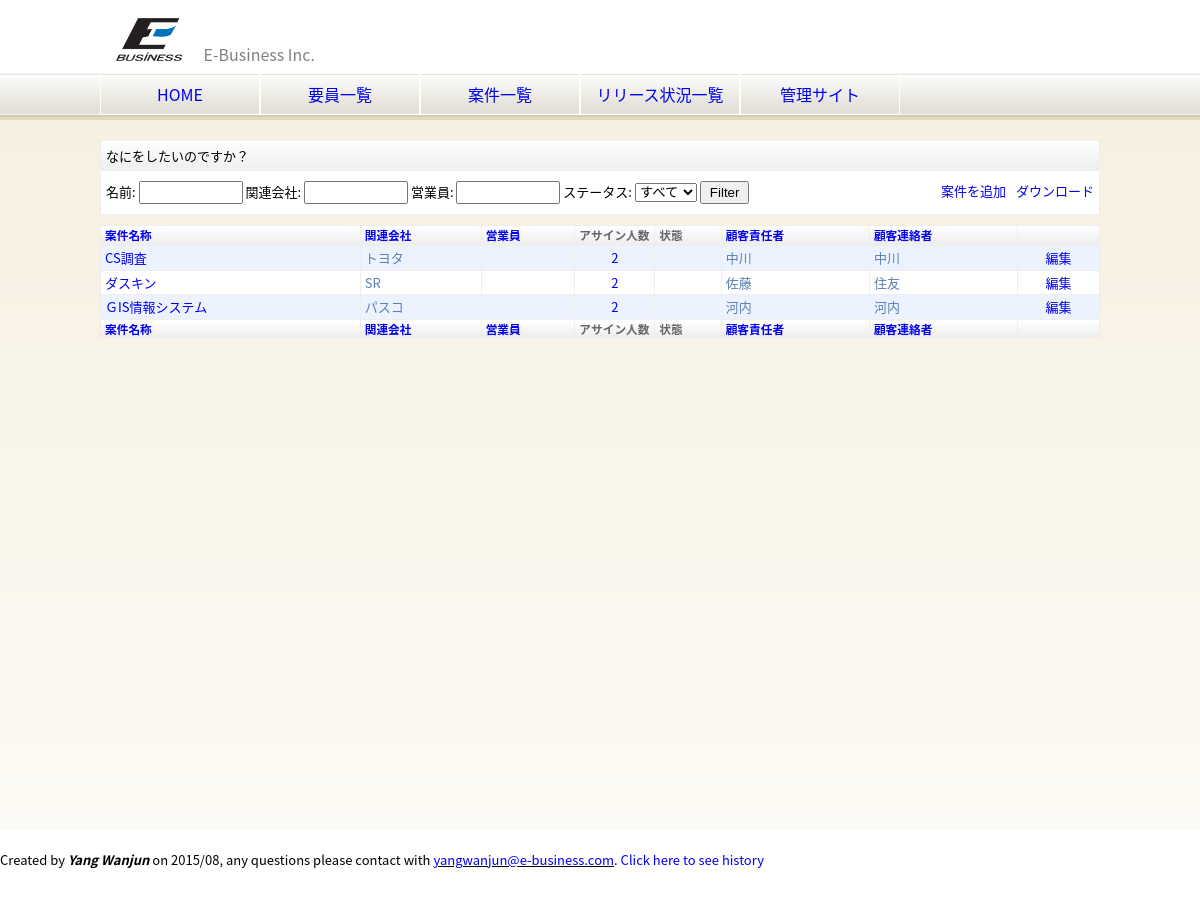
The app's page /eb/project_list.html, older data.
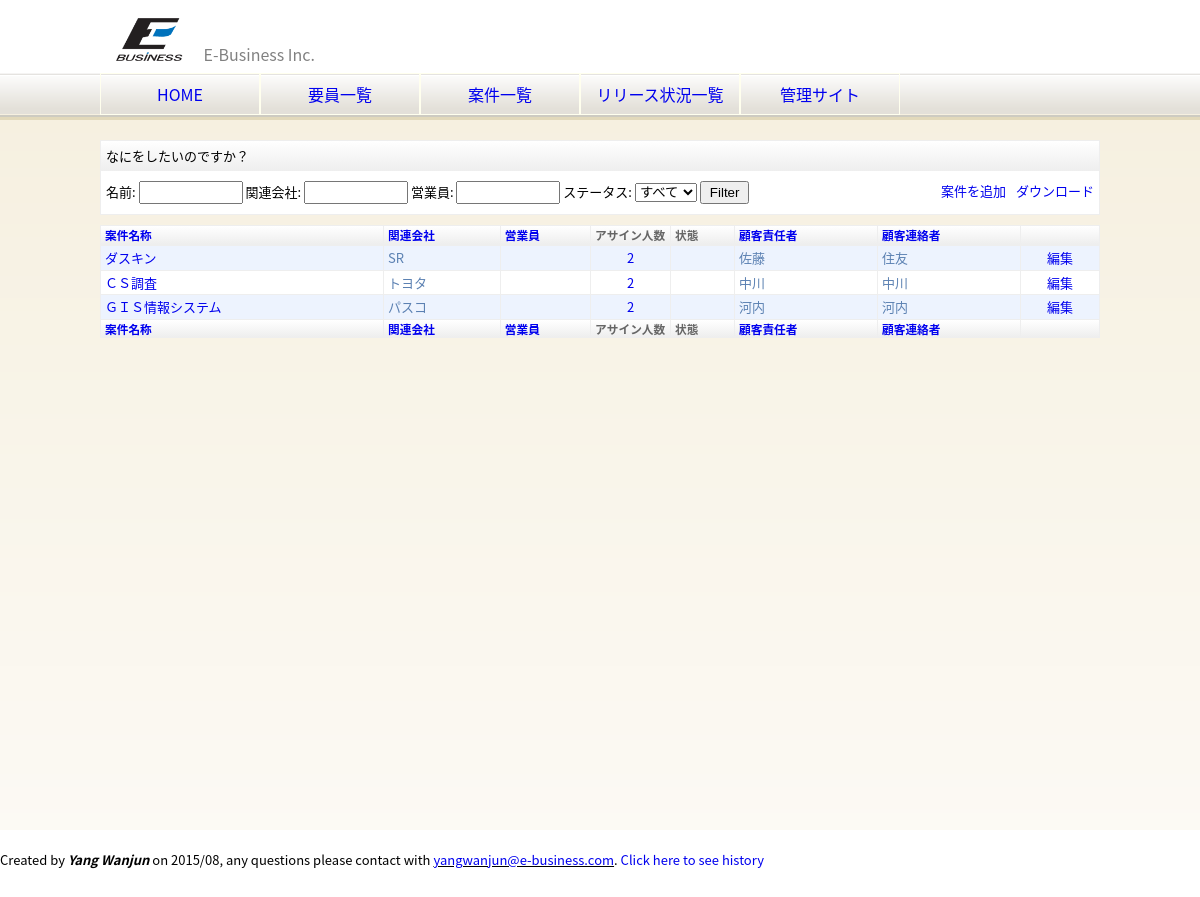
The same page, newer data.
### eb/models.py (models this page shows, shortened)
class Project(models.Model):
    name = models.CharField(blank=False, null=False, max_length=50, verbose_name=u"案件名称")
    description = models.TextField(blank=True, null=True, verbose_name=u"案件概要")
    skills = models.ManyToManyField(Skill, through='ProjectSkill', blank=True, null=True, verbose_name=u"スキル要求")
    start_date = models.DateField(blank=True, null=True, verbose_name=u"開始日")
    end_date = models.DateField(blank=True, null=True, verbose_name=u"終了日")
    address = models.CharField(blank=True, null=True, max_length=255, verbose_name=u"作業場所")
    status = models.IntegerField(choices=PROJECT_STATUS, verbose_name=u"ステータス")
    client = models.ForeignKey(Client, blank=True, null=True, verbose_name=u"会社")
    boss = models.ForeignKey(ClientMember, blank=True, null=True, related_name="boss_set", verbose_name=u"案件責任者")
    middleman = models.ForeignKey(ClientMember, blank=True, null=True,
                                  related_name="middleman_set", verbose_name=u"案件連絡者")
    salesperson = models.ForeignKey(Salesperson, blank=True, null=True, verbose_name=u"営業員")
    project_manager = models.ForeignKey(Member, blank=True, null=True, related_name='pm_set', verbose_name=u"ＰＭ")
    project_leader = models.ForeignKey(Member, blank=True, null=True, related_name='pl_set', verbose_name=u"ＰＬ")
    members = models.ManyToManyField(Member, through='ProjectMember', blank=True, null=True)
    class Meta:
        ordering = ['name']
        verbose_name = verbose_name_plural = u"案件"
    def get_project_members(self):
        return self.projectmember_set.all()

class AbstractCompany(models.Model):
    name = models.CharField(blank=False, null=False, max_length=30, verbose_name=u"会社名")
    japanese_spell = models.CharField(blank=True, null=True, max_length=30, verbose_name=u"フリカナ")
    found_date = models.DateField(blank=True, null=True, verbose_name=u"設立年月日")
    capital = models.BigIntegerField(blank=True, null=True, verbose_name=u"資本金")
    post_code = models.CharField(blank=True, null=True, max_length=8, verbose_name=u"郵便番号")
    address1 = models.CharField(blank=True, null=True, max_length=200, verbose_name=u"住所１")
    address2 = models.CharField(blank=True, null=True, max_length=200, verbose_name=u"住所２")
    tel = models.CharField(blank=True, null=True, max_length=15, verbose_name=u"電話番号")
    fax = models.CharField(blank=True, null=True, max_length=15, verbose_name=u"ファックス")
    class Meta:
        abstract = True

class Client(AbstractCompany):
    president = models.CharField(blank=True, null=True, max_length=30, verbose_name=u"代表者名")
    employee_count = models.IntegerField(blank=True, null=True, verbose_name=u"従業員数")
    sale_amount = models.BigIntegerField(blank=True, null=True, verbose_name=u"売上高")
    payment_type = models.CharField(blank=True, null=True, max_length=2, verbose_name=u"支払方法")
    payment_day = models.CharField(blank=True, null=True, max_length=2, verbose_name=u"支払日")
    comment = models.TextField(blank=True, null=True, verbose_name=u"備考")
    created_date = models.DateTimeField(auto_now_add=True, default=datetime.datetime.now(), editable=False)
    updated_date = models.DateTimeField(auto_now=True, default=datetime.datetime.now(), editable=False)
    class Meta:
        ordering = ['name']
        verbose_name = verbose_name_plural = u"取引先"

class ClientMember(models.Model):
    name = models.CharField(blank=False, null=False, max_length=30, verbose_name=u"名前")
    email = models.EmailField(blank=False, null=False, verbose_name=u"メールアドレス")
    phone = models.CharField(blank=True, null=True, max_length=11, verbose_name=u"電話番号")
    client = models.ForeignKey(Client, blank=False, null=False, verbose_name=u"所属会社")
    class Meta:
        ordering = ['name']
        verbose_name = verbose_name_plural = u"お客様"

### eb/views.py (the view)
def project_list(request):
    status = request.GET.get('status', None)
    name = request.GET.get('name', None)
    client = request.GET.get('client', None)
    salesperson = request.GET.get('salesperson', None)
    download = request.GET.get('download', None)
    params = ""
    o = request.GET.get('o', None)
    dict_order = common.get_ordering_dict(o, ['name', 'client__name', 'salesperson__name', 'boss__name',
                                              'middleman__name'])
    order_list = common.get_ordering_list(o)
    if status:
        projects = Project.objects.filter(status__name=status)
        params += "&status=%s" % (status,)
    else:
        projects = Project.objects.all()
    if name:
        projects = projects.filter(name__contains=name)
        params += "&name=%s" % (name,)
    if order_list:
        projects = projects.order_by(*order_list)
    if client:
        projects = [project for project in projects if client in project.client.name]
        params += "&client=%s" % (client,)
    if salesperson:
        projects = [project for project in projects if project.salesperson and salesperson in project.salesperson.name]
        params += "&salesperson=%s" % (salesperson,)
    if download == "download":
        output = io.BytesIO()
        wb = xlwt.Workbook()
        is_save = False
        for project in projects:
            project_members = project.projectmember_set.all()  # start_date__lte=now, end_date__gte=now
            if project_members.count() > 0:
                is_save = True
                ws = wb.add_sheet(project.name)
                ws.write(2, 1, u"案件名称")
                ws.write(2, 2, project.name)
                ws.write(2, 3, u"関連会社")
                ws.write(2, 4, project.client.name)
                ws.write(3, 1, u"営業員")
                ws.write(3, 2, project.salesperson.name)
                ws.write(4, 1, u"顧客責任者")
                ws.write(4, 2, project.boss.name)
                ws.write(4, 3, u"顧客連絡者")
                ws.write(4, 4, project.middleman.name)
                ws.write(5, 1, u"案件概要")
                ws.write(5, 2, project.description)
                ws.write(9, 1, u"名前")
                ws.write(9, 2, u"開始日")
                ws.write(9, 3, u"終了日")
                ws.write(9, 4, u"単価")
                for i, project_member in enumerate(project_members):
                    ws.write(i + 10, 1, project_member.member.name)
                    if project_member.start_date:
                        ws.write(i + 10, 2, project_member.start_date.strftime("%Y-%m-%d"))
                    if project_member.end_date:
                        ws.write(i + 10, 3, project_member.end_date.strftime("%Y-%m-%d"))
                    ws.write(i + 10, 4, project_member.price)
        if is_save:
            wb.save(output)
        filename = "案件情報_%s.xls" % (datetime.datetime.now().strftime("%Y%m%d_%H%M%S"),)
        response = HttpResponse(output.getvalue(), content_type="application/excel")
        response['Content-Disposition'] = "filename=" + filename
        return response
    else:
        context = RequestContext(request, {
            'company': company,
            'title': u'案件一覧',
            'projects': projects,
            'params': params,
            'dict_order': dict_order,
        })
        template = loader.get_template('project_list.html')
        return HttpResponse(template.render(context))

### eb/models.py (called while the page is built)
    def __unicode__(self):
        return u"%s %s" % (self.first_name, self.last_name)

### eb/templates/project_list.html (shortened to what the changed rows need)
{% extends "base.html" %}
{% block content %}
    <table class="list" cellpadding="0" cellspacing="0">
        <thead>
            <tr>
                <th>
                    <div class="text">
                        <a href="?o={{ dict_order.name.url }}{{ params }}">案件名称</a>
                    </div>
                </th>
                <th>
                    <div class="text">
                        <a href="?o={{ dict_order.client__name.url }}{{ params }}">関連会社</a>
                    </div>
                </th>
                <th>
                    <div class="text">
                        <a href="?o={{ dict_order.salesperson__name.url }}{{ params }}">営業員</a>
                    </div>
                </th>
                <th style="width: 75px;">アサイン人数</th>
                <th>状態</th>
                <th>
                    <div class="text">
                        <a href="?o={{ dict_order.boss__name.url }}{{ params }}">顧客責任者</a>
                    </div>
                </th>
                <th>
                    <div class="text">
                        <a href="?o={{ dict_order.middleman__name.url }}{{ params }}">顧客連絡者</a>
                    </div>
                </th>
                <th></th>
            </tr>
        </thead>
        <tbody>
            {% if projects %}
                {% for project in projects %}
                    <tr class="{% cycle 'row1' 'row2' %}">
                        <td><a href="{% url 'project_detail' project.project_id %}">{{ project.name }}</a></td>
                        <td>{{ project.client.name }}</td>
                        <td>
                        </td>
                        <td class="center"><a href="{% url 'project_members' project.project_id %}">{{ project.get_project_members.count }}</a></td>
                        <td class="center"><a href="?status={{ project.status.name }}">{{ project.status.name }}</a></td>
                        <td>{{ project.boss.name }}</td>
                        <td>{{ project.middleman.name }}</td>
                        <td class="center"><a href="/admin/eb/project/{{ project.id }}/" target="_blank">編集</a></td>
                    </tr>
                {% endfor %}
            {% else %}
                <tr class="row2"><td class="center red" colspan="9">該当する案件がありません。</td></tr>
            {% endif %}
        </tbody>
        <tfoot>
            <tr>
                <th>
                    <div class="text">
                        <a href="?o={{ dict_order.name.url }}{{ params }}">案件名称</a>
                    </div>
                </th>
                <th>
                    <div class="text">
                        <a href="?o={{ dict_order.client__name.url }}{{ params }}">関連会社</a>
                    </div>
                </th>
                <th>
                    <div class="text">
                        <a href="?o={{ dict_order.salesperson__name.url }}{{ params }}">営業員</a>
                    </div>
                </th>
                <th style="width: 75px;">アサイン人数</th>
                <th>状態</th>
                <th>
                    <div class="text">
                        <a href="?o={{ dict_order.boss__name.url }}{{ params }}">顧客責任者</a>
                    </div>
                </th>
                <th>
                    <div class="text">
                        <a href="?o={{ dict_order.middleman__name.url }}{{ params }}">顧客連絡者</a>
                    </div>
                </th>
                <th></th>
            </tr>
        </tfoot>
    </table>
{% endblock %}

Row changes from the older to the newer data that the page shows:
shown differently, row unchanged: Project "ダスキン": moves up the list
changed Project "トヨタ": name "CS調査" → "ＣＳ調査"
changed Project "パスコ": name "ＧIS情報システム" → "ＧＩＳ情報システム"
